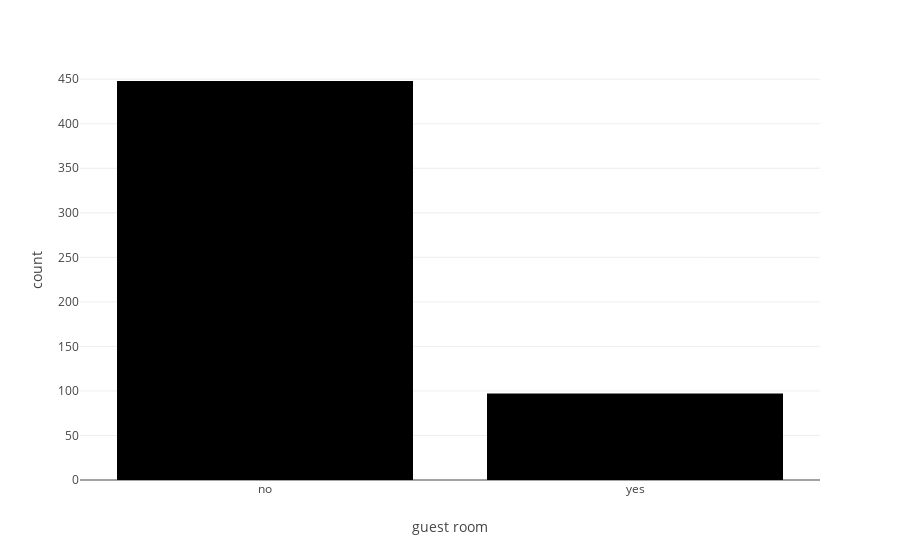

Source (notebook cell):
### Code cell
#histogram for guestroom 
fig = px.histogram(data, x="guestroom", 
           labels = {'guestroom':'guest room'}        )
fig.show()

### Figure 1 — Plotly figure (JSON) as saved in the notebook; plotly's stock layout.template omitted (floating-point values rounded to 4 significant figures; data arrays with more than 128 entries replaced by an {"elided": "..."} marker saying what was removed)
{"data": [{"alignmentgroup": "True", "bingroup": "x", "hovertemplate": "guest room=%{x}<br>count=%{y}<extra></extra>", "legendgroup": "", "marker": {"color": "#000001", "pattern": {"shape": ""}}, "name": "", "offsetgroup": "", "orientation": "v", "showlegend": false, "type": "histogram", "x": {"elided": "545 str values"}, "xaxis": "x", "yaxis": "y"}], "layout": {"barmode": "relative", "legend": {"tracegroupgap": 0}, "margin": {"t": 60}, "xaxis": {"anchor": "y", "domain": [0, 1], "title": {"text": "guest room"}}, "yaxis": {"anchor": "x", "domain": [0, 1], "title": {"text": "count"}}}}
